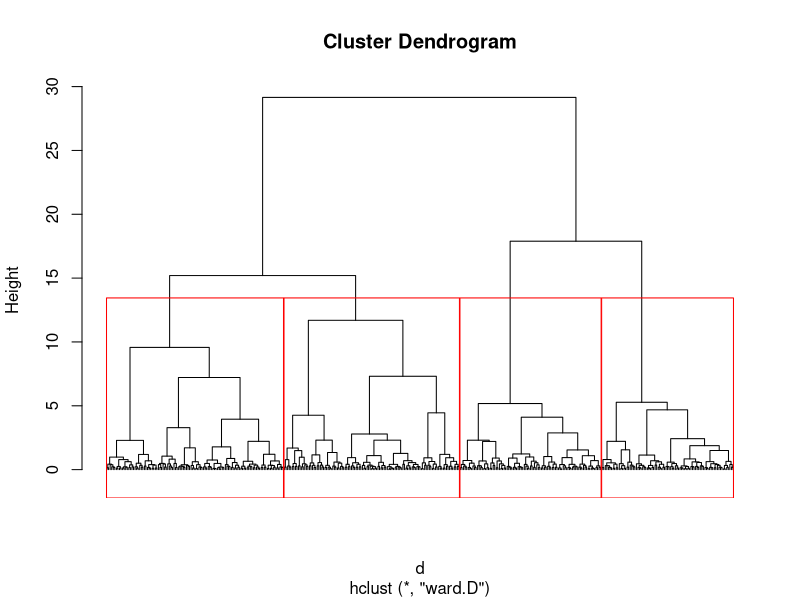

This chart was generated by the following R code:
x<-read.csv("inputCluster.csv",header=TRUE)
a<-x$STG
b<-x$SCG
c<-x$STR
d<-x$LPR
e<-x$PEG
z<-data.frame(a,b,c,d,e)
d <- dist(z, method = "euclidean")
fit <- hclust(d, method="ward") 
plot(fit,labels=FALSE,hang=-1) 
groups <- cutree(fit, k=4) 
rect.hclust(fit, k=4, border="red")